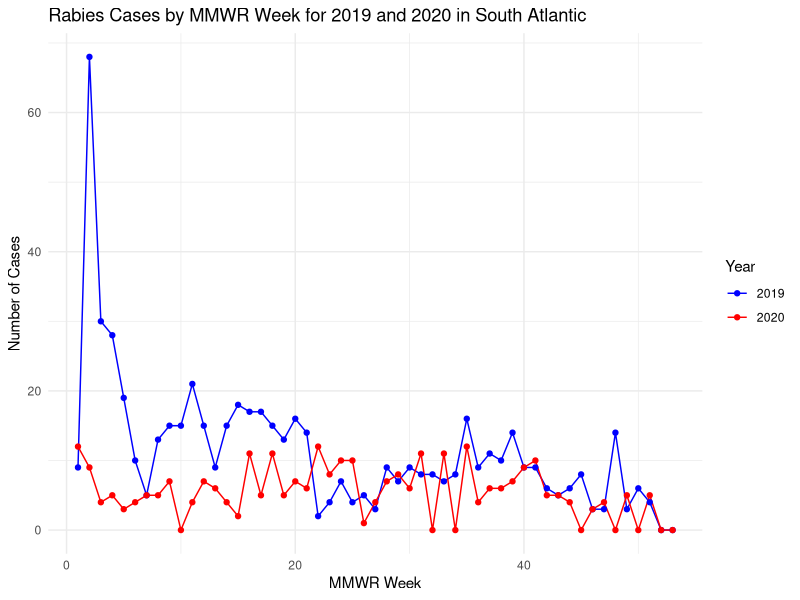
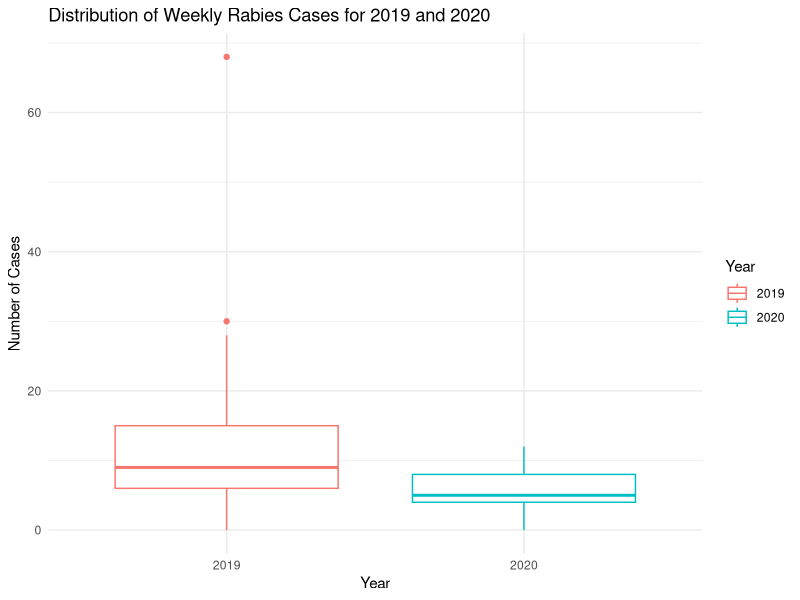
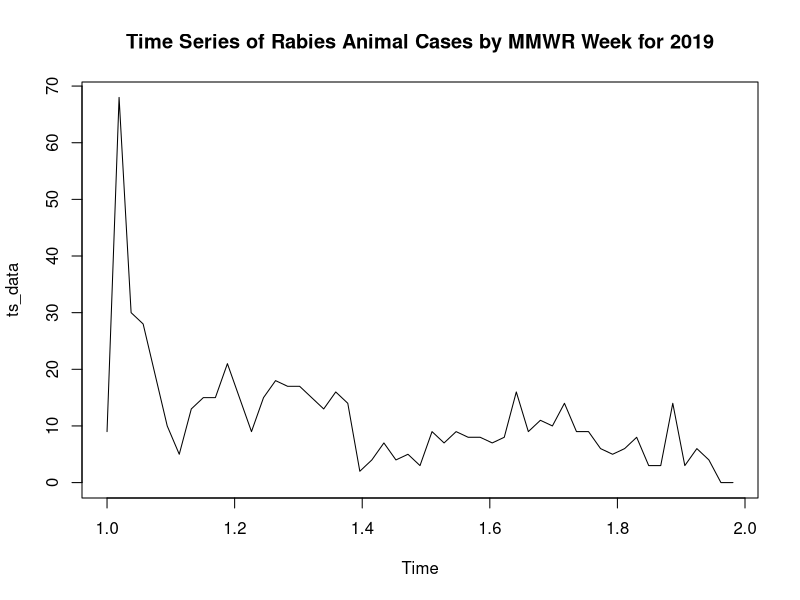
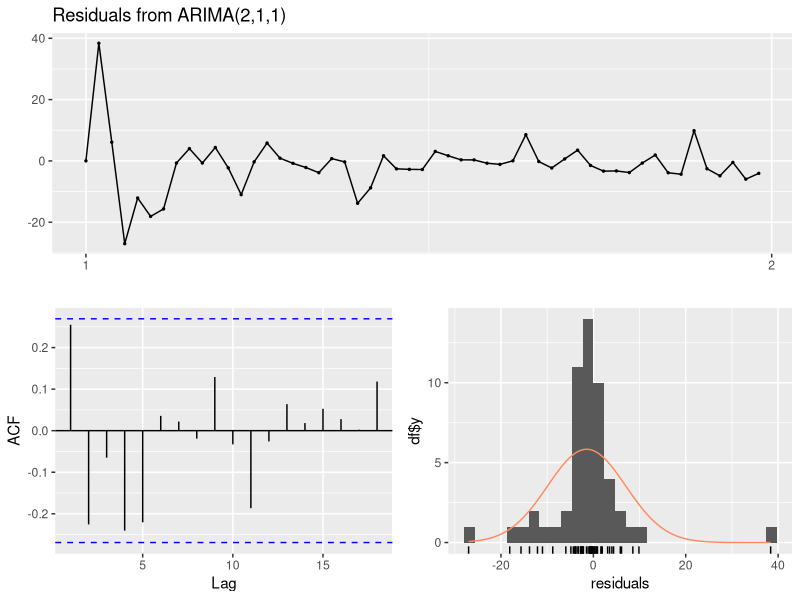
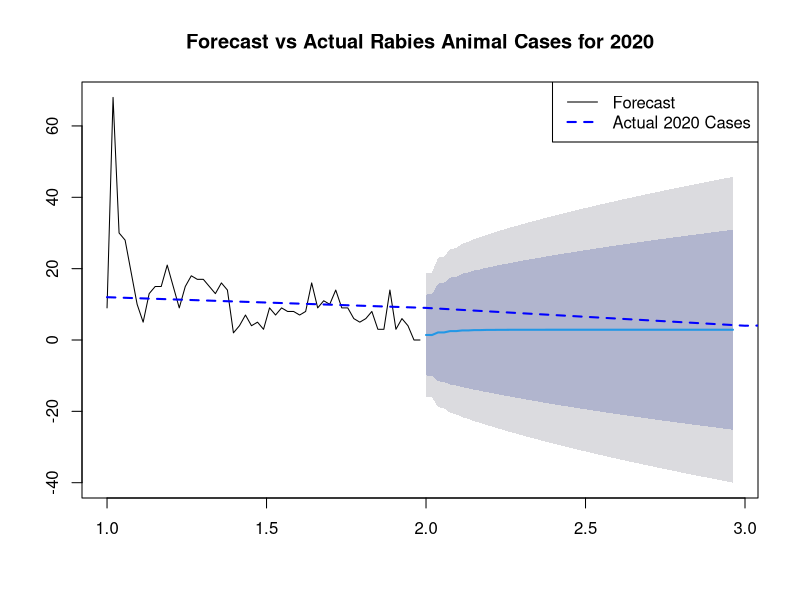
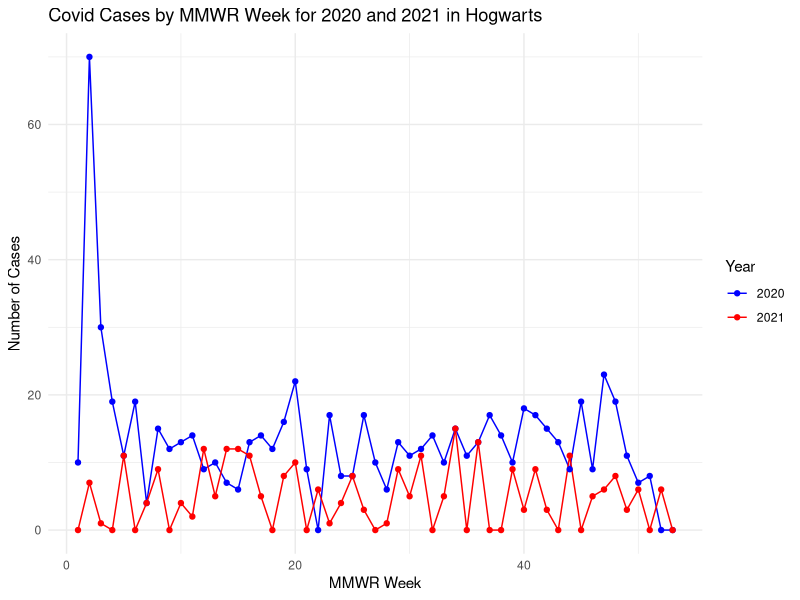
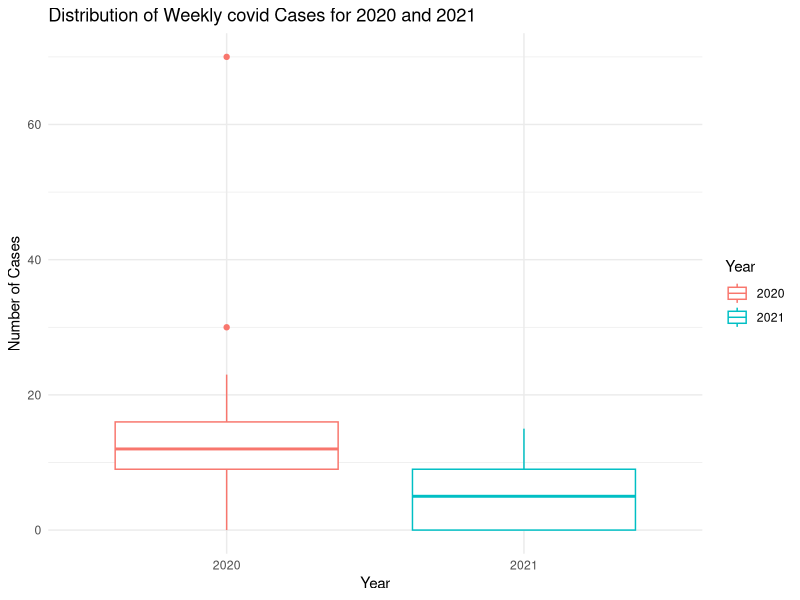
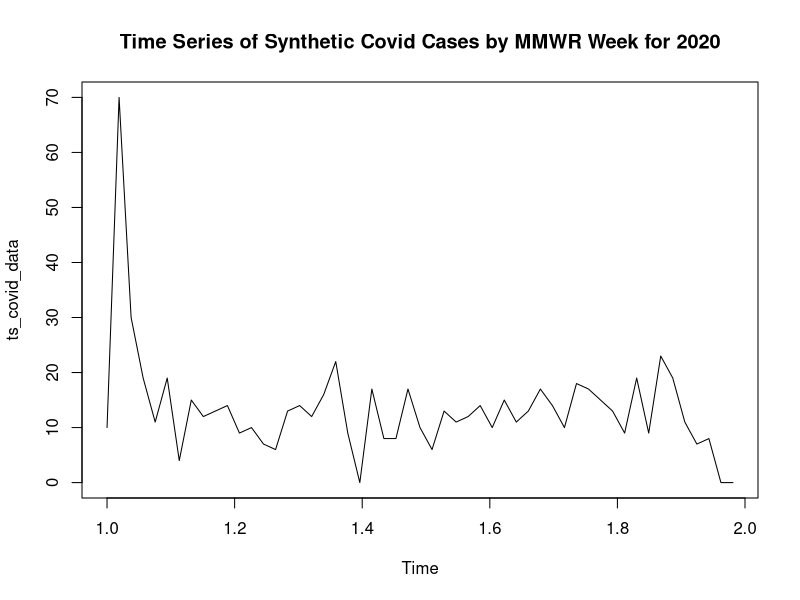

R code for these plots, in order:
## ---- chunk 1
rm(list = ls())

library(here)
library(readr)
library(dplyr)
library(tidyr)
library(ggplot2)
library(forecast)
library(Hmisc)

# Read the CSV file using here()
rabies2020 <- read_csv(here("cdcdata-exercise", "Rabies2020.csv"))

# Now apply your renaming and cleaning
names(rabies2020) <- gsub("[^[:alnum:] ]", "", names(rabies2020))
names(rabies2020) <- gsub(" ", "_", names(rabies2020))

rabies2020_cleaned <- rabies2020

# Check the column names
print(names(rabies2020_cleaned))

## ---- chunk 2
head(rabies2020)
print(names(rabies2020))
## ---- chunk 3
# the column names have special characters that I will remove
#names(rabies2020) <- gsub("[^[:alnum:] ]", "", names(rabies2020))
#names(rabies2020) <- gsub(" ", "_", names(rabies2020))
#print(names(rabies2020))
## ---- chunk 4
#now select the variables we will need
rabies2020_selected <- rabies2020_cleaned %>%
  select(
    Reporting_Area, 
    MMWR_Week,      
    Rabies_Animal_Current_week,  
    Rabies_Animal_Cum_2019,      
    Location_1,    
    Location_2
  ) %>%
# Some of the count data has missing values.
# these can be replaced with zeros
# Replace NA values with 0
 mutate(
    Rabies_Animal_Current_week = replace_na(Rabies_Animal_Current_week, 0),
    Rabies_Animal_Cum_2019 = replace_na(Rabies_Animal_Cum_2019, 0)
 )
print(names(rabies2020_selected))

## ---- chunk 5
# Focus on South Atlantic state for the rest of the analysis
south_atlantic_data <- rabies2020_selected %>%
  filter(Location_2 == "SOUTH ATLANTIC") %>%

# Calculate incident cases for 2019
  arrange(Reporting_Area, MMWR_Week) %>%
  group_by(Reporting_Area) %>%
  mutate(Incident_Cases_2019 = Rabies_Animal_Cum_2019 - lag(Rabies_Animal_Cum_2019, default = 0)) %>%
  ungroup()
str(south_atlantic_data)
## ---- chunk 6
# Prepare data for graphing: Pivot to long format for both 2019 and 2020
south_atlantic_long <- south_atlantic_data %>%
  # Ensure MMWR_Week and Reporting_Area are retained for grouping in the long format
  pivot_longer(cols = c(Incident_Cases_2019, Rabies_Animal_Current_week), 
               names_to = "Year", 
               values_to = "Cases") %>%
  # Correct the Year column to reflect actual years
  mutate(Year = recode(Year, 
                       Incident_Cases_2019 = "2019", 
                       Rabies_Animal_Current_week = "2020"))
head(south_atlantic_long)

# Graph the incident animal cases from 2019 and 2020 by MMWR week
ggplot(south_atlantic_long, aes(x = MMWR_Week, y = Cases, color = Year, group = Year)) +
  geom_line() +
  geom_point() +
  theme_minimal() +
  labs(title = "Rabies Cases by MMWR Week for 2019 and 2020 in South Atlantic",
       x = "MMWR Week",
       y = "Number of Cases",
       color = "Year") +
  scale_color_manual(values = c("2019" = "blue", "2020" = "red"))
## ---- chunk 7
# Lets compare the two years with a box plot
ggplot(south_atlantic_long, aes(x = Year, y = Cases, color = Year)) +
  geom_boxplot() +
  theme_minimal() +
  labs(title = "Distribution of Weekly Rabies Cases for 2019 and 2020",
       x = "Year",
       y = "Number of Cases")
## ---- chunk 8
# Prepare the time series data
time_series_data <- south_atlantic_data %>%
  select(MMWR_Week, Incident_Cases_2019) %>%
  mutate(MMWR_Week = as.Date(paste0("2020-", MMWR_Week, "-1"), format = "%Y-%U-%u"))

# Convert to time series object
ts_data <- ts(time_series_data$Incident_Cases_2019, frequency = 53)

# Time Series Visualization
plot(ts_data, main = "Time Series of Rabies Animal Cases by MMWR Week for 2019")

# Modeling (Auto ARIMA)
arima_model <- auto.arima(ts_data)

# Diagnostic Checking
checkresiduals(arima_model)

# The Ljung-Box test examined the residuals from an ARIMA(2,1,1) model 
#to see if they are correlated with each other. The test statistic (Q*) 
#was 16.92 with 8 degrees of freedom, resulting in a p-value of 0.03096. 
#This suggests that there is evidence of autocorrelation in the residuals, 
#indicating that the ARIMA model may not fully capture the underlying patterns 
#in the data.

# Forecasting
forecast_values <- forecast(arima_model, h = 52)

# Plot Forecast
#plot(forecast_values, main = "Forecast of Rabies Animal Cases for the Next 52 Weeks")

# Plot Forecast and Actual 2020 Cases
# Assuming you have the actual 2020 cases data stored in a variable called actual_2020_cases

# Plot Forecast and Actual 2020 Cases
plot(forecast_values, main = "Forecast vs Actual Rabies Animal Cases for 2020")
lines(south_atlantic_data$Rabies_Animal_Current_week, col = "blue", lty = 2, lwd = 2)  # Add actual 2020 cases to the plot

# Add legend
legend("topright", legend = c("Forecast", "Actual 2020 Cases"), col = c("black", "blue"), lty = c(1, 2), lwd = c(1, 2))
## ---- chunk 9
# Set the seed for reproducible random numbers (optional)
set.seed(123)

# Define the number of weeks
num_weeks <- 53

# Create vectors for each variable
reporting_area <- rep("Hogwarts", num_weeks)  # All Hogwarts
mmwr_week <- rep(1:num_weeks, each = 1)  # Weeks 1 to 53

# Define the desired median
desired_median <- 5

# Generate random cases between 0-18 each week
covid_current_week <- round(
  ifelse(runif(num_weeks) < 0.1,  # 10% chance of 0
         0,
         runif(num_weeks, min = 0, max = 18)),  # Remaining 90% with range
  digits = 0
)

# Set last week to 0
covid_current_week[num_weeks] <- 0  

# Calculate the current median
current_median <- median(covid_current_week)

# Calculate the adjustment needed for the median
median_adjustment <- desired_median - current_median

# Apply the adjustment to the data
covid_current_week <- covid_current_week + median_adjustment

# Ensure all values are non-negative
covid_current_week <- pmax(covid_current_week, 0)

# Output the resulting covid_current_week vector
covid_current_week

# Define the target median
target_median <- 14

# Define the fixed values and the number of weeks
fixed_values <- c(10, 70, 30)
num_fixed_weeks <- length(fixed_values)
total_weeks <- 53

# Calculate the number of fluctuating weeks
num_fluctuating_weeks <- total_weeks - num_fixed_weeks

# Calculate the sum of fixed values
fixed_sum <- sum(fixed_values)

# Calculate the target sum for the fluctuating weeks
target_sum_fluctuating <- target_median * num_fluctuating_weeks - fixed_sum

# Generate random fluctuations with the adjusted sum
fluctuations <- round(rnorm(num_fluctuating_weeks, mean = target_sum_fluctuating / num_fluctuating_weeks, sd = 5))

# Ensure all elements are non-negative
fluctuations <- pmax(fluctuations, 0)

# Combine fixed values and fluctuations
incident_case_2020 <- c(fixed_values, fluctuations)

# Enforce zeros for week 52 and 53
incident_case_2020[52:53] <- 0

# Create empty vectors for Location_1 and Location_2
location_1 <- rep(NA, num_weeks)
location_2 <- rep("Hogwarts", num_weeks)

# Create the data frame
hogwarts_covid_data <- data.frame(
  Reporting_Area = reporting_area,
  MMWR_Week = mmwr_week,
  Covid_Current_Week = covid_current_week,
  Covid_Cum_2020 = cumsum(incident_case_2020),  # Cumulative cases
  Location_1 = location_1,
  Location_2 = rep("Hogwarts", num_weeks),
  Incident_Case_2020 = incident_case_2020
)

# View the data frame
print(hogwarts_covid_data)
## ---- chunk 10
# Prepare data for graphing: Pivot to long format for both 2020 and 2021
covid_data_long <- hogwarts_covid_data %>%
  pivot_longer(cols = c(Incident_Case_2020, Covid_Current_Week), 
               names_to = "Year", 
               values_to = "Cases") %>%
  # Correct the Year column to reflect actual years
  mutate(Year = recode(Year, 
                       Incident_Case_2020 = "2020", 
                       Covid_Current_Week = "2021"))
head(covid_data_long)
# Graph the incident animal cases from 2020 and 2021 by MMWR week
ggplot(covid_data_long, aes(x = MMWR_Week, y = Cases, color = Year, group = Year)) +
  geom_line() +
  geom_point() +
  theme_minimal() +
  labs(title = "Covid Cases by MMWR Week for 2020 and 2021 in Hogwarts",
       x = "MMWR Week",
       y = "Number of Cases",
       color = "Year") +
  scale_color_manual(values = c("2020" = "blue", "2021" = "red"))
## ---- chunk 11
# Lets compare the two years with a box plot
ggplot(covid_data_long, aes(x = Year, y = Cases, color = Year)) +
  geom_boxplot() +
  theme_minimal() +
  labs(title = "Distribution of Weekly covid Cases for 2020 and 2021",
       x = "Year",
       y = "Number of Cases")
## ---- chunk 12
# Prepare the time series data
time_series_covid_data <- hogwarts_covid_data %>%
  mutate(MMWR_Week = as.Date(paste0("2021-", MMWR_Week, "-1"), format = "%Y-%U-%u")) %>%
  select(MMWR_Week, Incident_Case_2020)

# Convert to time series object
ts_covid_data <- ts(time_series_covid_data$Incident_Case_2020, frequency = 53)

# Time Series Visualization
plot(ts_covid_data, main = "Time Series of Synthetic Covid Cases by MMWR Week for 2020")

# Modeling (Auto ARIMA)
covid_arima_model <- auto.arima(ts_covid_data)

# Diagnostic Checking
checkresiduals(covid_arima_model)

# The Ljung-Box test examined the residuals from an ARIMA(2,1,1) model 
#to see if they are correlated with each other. The test statistic (Q*) 
#was 16.92 with 8 degrees of freedom, resulting in a p-value of 0.03096. 
#This suggests that there is evidence of autocorrelation in the residuals, 
#indicating that the ARIMA model may not fully capture the underlying patterns 
#in the data.

# Forecasting
forecast_values_covid <- forecast(covid_arima_model, h = 52)

# Plot Forecast
#plot(forecast_values, main = "Forecast of Rabies Animal Cases for the Next 52 Weeks")

# Plot Forecast and Actual 2020 Cases
# Assuming you have the actual 2020 cases data stored in a variable called actual_2020_cases

# Plot Forecast and Actual 2020 Cases
plot(forecast_values_covid, main = "Forecast vs Synthetic Covid Cases for 2021")
lines(hogwarts_covid_data$Covid_Current_Week, col = "blue", lty = 2, lwd = 2)  # Add actual 2020 cases to the plot

# Add legend
legend("topright", legend = c("Forecast", "Syntheric 2020 Cases"), col = c("black", "blue"), lty = c(1, 2), lwd = c(1, 2))
